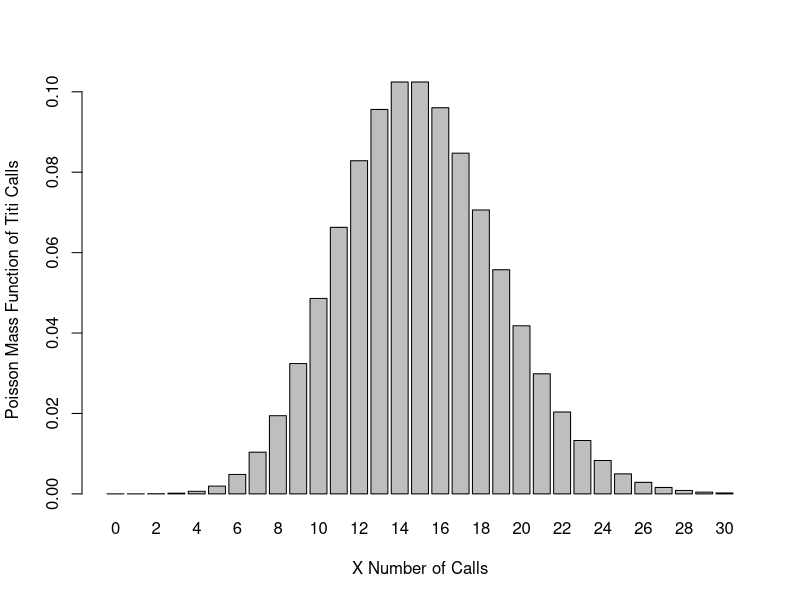
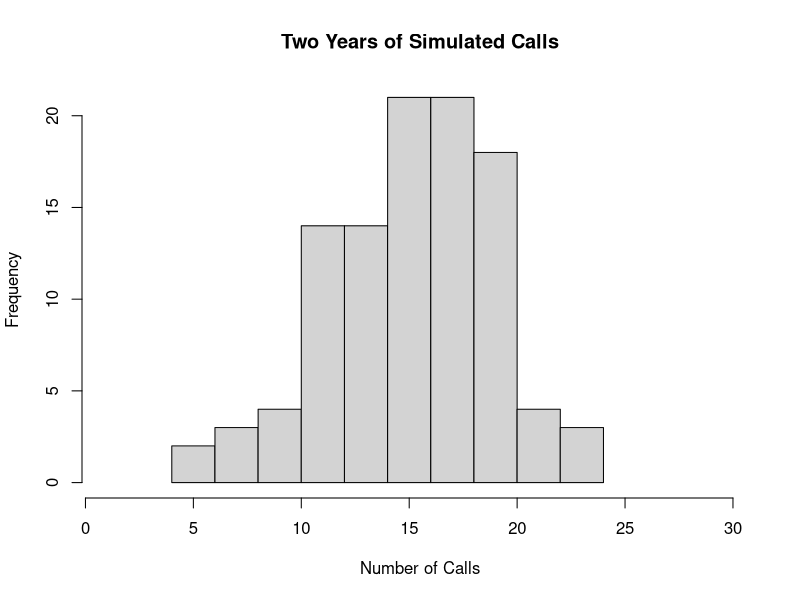
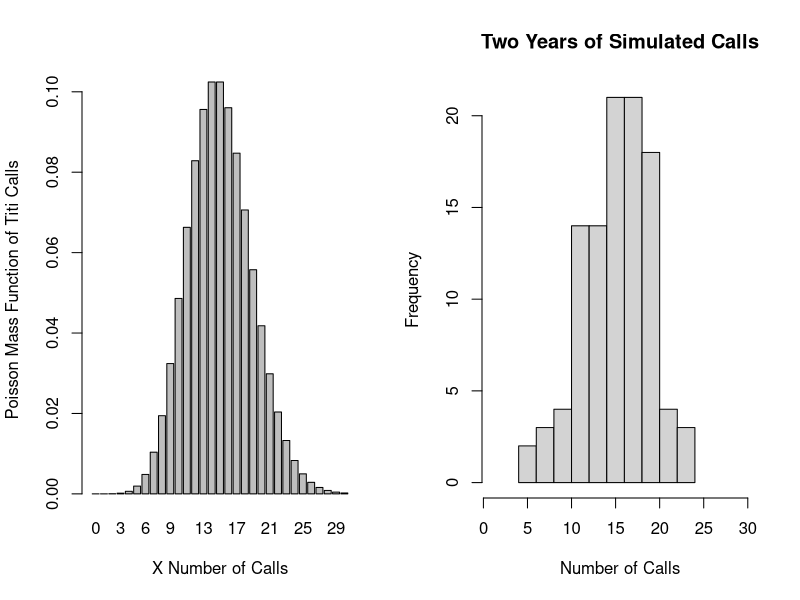

Source code (R) for these figures, in order:
## ---- chunk 1
X=8 # consider using "<-" over "=", outside of functions "=" gets confused with what's in the local and global environments
1-ppois(q=X, lambda=15) # Jimmy here, comment what's going on, 
## ---- chunk 2
X=0
dpois(X, lambda = 15) # nice use of dpois! 
# would consider using ppois() but it doesn't matter since poisson data is nonnegative
## ---- chunk 3
X<-3 
dpois(X, lambda=15)
## ---- chunk 4
pmf<-barplot(dpois(0:30, lambda = 15), names.arg = 0:30, ylab = "Poisson Mass Function of Titi Calls", xlab = "X Number of Calls")
# solid plot! Would change y title though, ylab = "Probabilities", main = "Theoretical Poisson PMF of Titi Calls"
## ---- chunk 5
twoyr<-rpois(104, lambda = 15) # consider setting a seed
twoyr
## ---- chunk 6
htwoyr<-hist(twoyr, xlim = c(1,30), xlab = "Number of Calls", main = "Two Years of Simulated Calls") 
# hist is for data vis, idk if it's really necessary to assign to a variable
## ---- chunk 7
par(mfrow= c(1,2))
barplot(dpois(0:30, lambda = 15), names.arg = 0:30, ylab = "Poisson Mass Function of Titi Calls", xlab = "X Number of Calls")
hist(twoyr, xlim = c(1,30), xlab = "Number of Calls", main = "Two Years of Simulated Calls")
